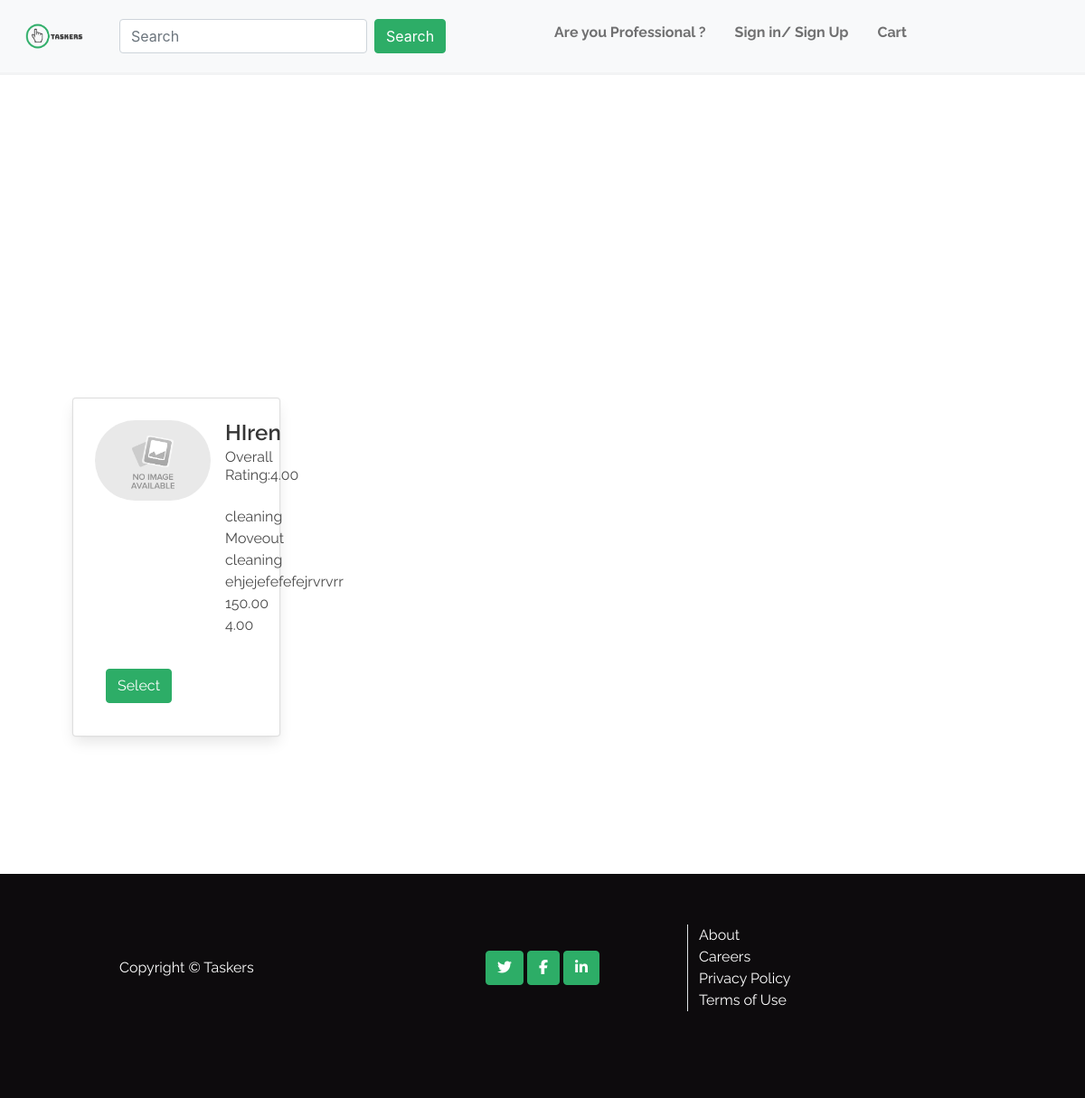
/service/taskers, run on an earlier commit of the app's database.
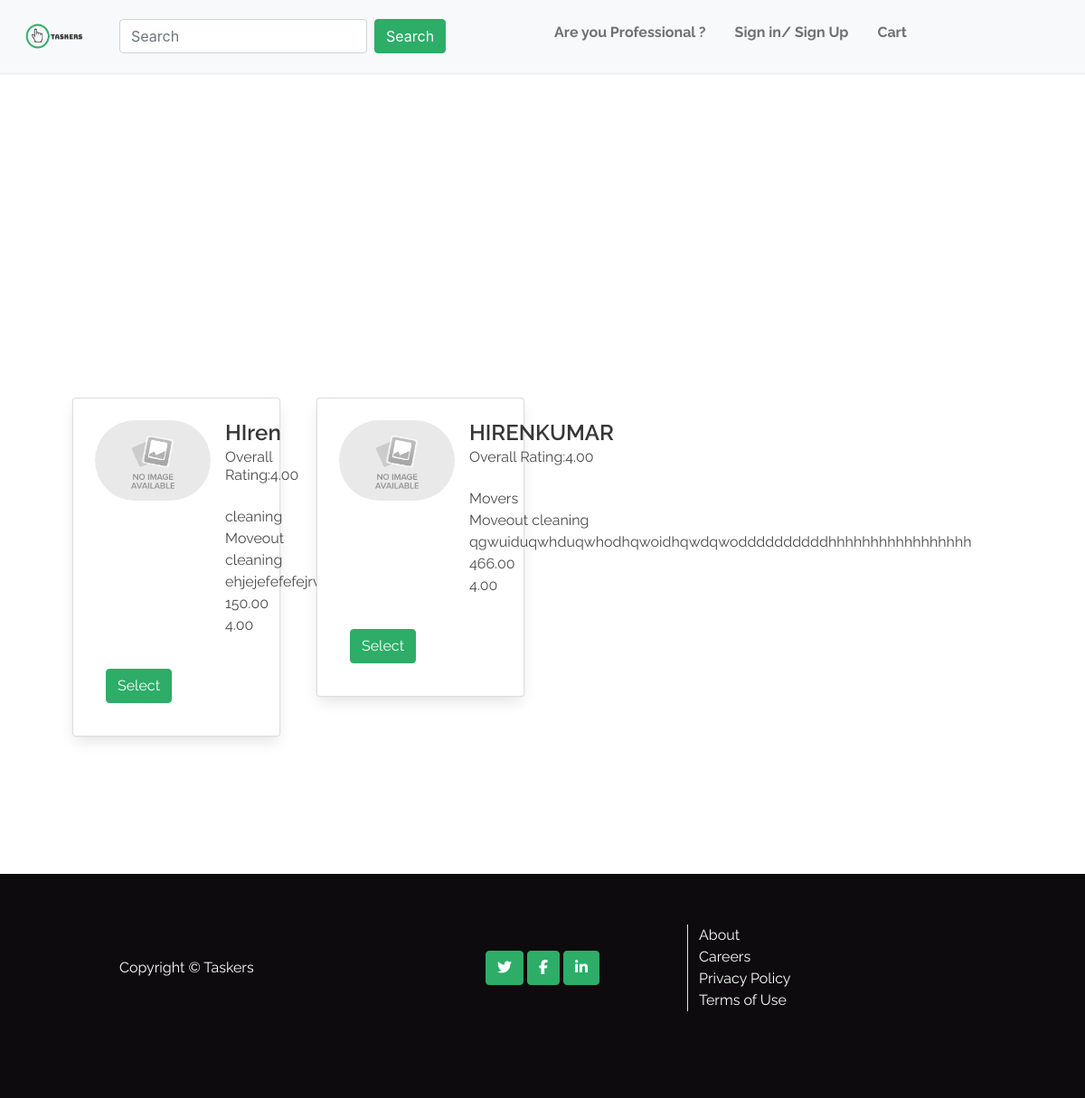
And on a later commit of the database.
### service/models.py (models this page shows, shortened)
class Tasker(models.Model):
    class Meta:
        verbose_name_plural = 'tasker'
    service_category = models.ForeignKey(
        'Service_category', null=True, blank=False,
        on_delete=models.SET_NULL)
    tasker_services = models.ForeignKey(
        'Sub_Service', null=True,
        blank=False, on_delete=models.SET_NULL)
    name = models.CharField(max_length=254,)
    about = models.CharField(max_length=1024, blank=False,)
    price = models.DecimalField(
        max_digits=6, decimal_places=2, null=True, blank=True)
    rating = models.DecimalField(
        max_digits=6, decimal_places=2, null=True, blank=True)
    image_url = models.URLField(
        max_length=2054, blank=True,
    )
    image = models.ImageField(blank=True)

class Service_category(models.Model):
    class Meta:
        verbose_name_plural = 'service'
    category = models.CharField(max_length=254,)
    def __str__(self):
        return self.category

class Sub_service(models.Model):
    class Meta:
        verbose_name_plural = 'sub_Service'
    category = models.ForeignKey(
        'Service_category', null=True, blank=False, on_delete=models.SET_NULL,)
    sub_service_name = models.CharField(max_length=254,)
    def __str__(self):
        return self.sub_service_name

### service/views.py (the view, shortened to what this page needs)
# urls.py: path('taskers', views.all_taskers, name='taskers'),
def all_taskers(request):
    taskers = Tasker.objects.all()
    categorys = None
    context = {
        'taskers': taskers,
        'current_categorys': categorys,
    }
    return render(request, 'service/taskerlist.html', context)

### cart/contexts.py (called while the page is built)
def cart_contents(request):
    cart_service = []
    cart = request.session.get('cart', {})
    total = 0
    service_hours = 0
    visiting_count = Decimal(settings.STANDARD_SESSION)
    service_charge = total * Decimal(
        settings.STANDARD_SERVICE_CHARGE / 100)
    grand_total = total + service_charge
    context = {
        'cart_service': cart_service,
        'total': total,
        'service_hours': service_hours,
        'service_charge': service_charge,
        'grand_total': grand_total,
        'visiting_count': visiting_count,
        'cart' : cart,
    }
    return context

### service/templates/service/taskerlist.html (shortened to what this page needs)
{% extends "base.html" %}
{% load static %}
{% block content %}
<section class="section is-medium subnav-section">
</section>
<section class="section is-medium taskerslist-section">
<div class="row">
{% for tasker in taskers %}
<div class= "col-sm-6 col-md-6 col-lg-4 col-xl-3">
<div class="card m-2">
  <div class="card-content">
    <div class="media">
      <div class="media-left">
        <figure class="image is-128x128">
        {% if tasker.image_url %}
          <img class="image" src="{{ tasker.image_url }}" alt="tasker">
        {% else %}
          <img class="image is is-rounded" src="{{ MEDIA_URL}}No_Image.jpg" alt="tasker">
        {% endif %}
        </figure>
      </div>
      <div class="media-content">
        <p class="title is-4 name is-capitalized">{{ tasker.name }}</p>
        <p class="subtitle is-6 rating">Overall Rating:{{ tasker.rating }}</p>
        <p>{{ tasker.service_category }}</p>
      <p>{{ tasker.tasker_services }}</p>
      <p>{{ tasker.about }}</p>
      <p>{{ tasker.price }}</p>
      <p>{{ tasker.rating }}</p>
      </div>
    </div>
    <div class="content">
    <p>
    <a class="btn btn-main m-3" href="{% url 'tasker' tasker.id %}">Select</a>
    </p>
    </div>
  </div>
</div>
</div>
{% endfor %}
</div>
</section>
{% endblock %}

What changed in the data, as far as the page shows it:
added Tasker: name "HIRENKUMAR", rating "4.00", service_category "Movers", tasker_services "Moveout cleaning", about "qgwuiduqwhduqwhodhqwoidhqwdqwoddddddddddhhhhhhhhhhhhhhhhh", price "466.00"
